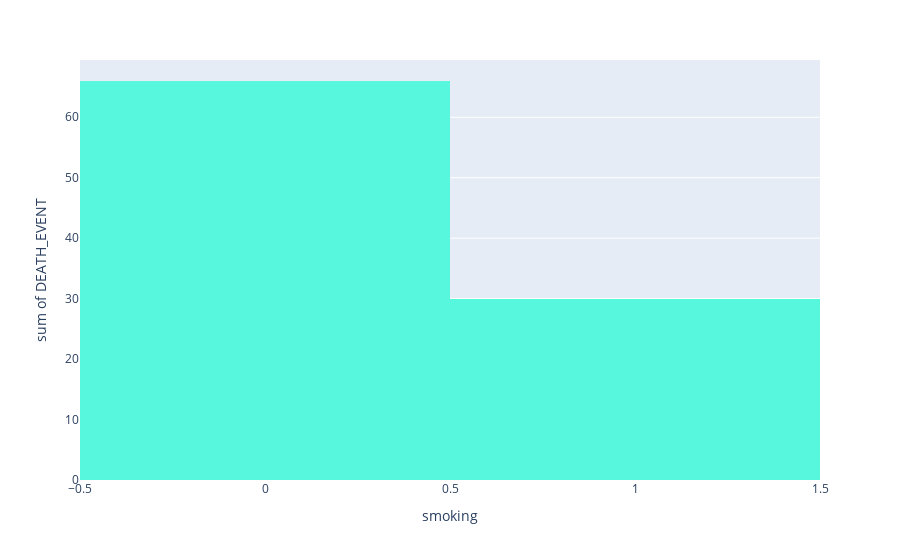

Notebook source saved alongside this figure:
### Code cell
fig = px.histogram(heart_failure, x="smoking", y="DEATH_EVENT", color_discrete_sequence=[f'rgb{col}'])
fig.show()

### Figure 1 — Plotly figure (JSON) as saved in the notebook; plotly's stock layout.template omitted (floating-point values rounded to 4 significant figures; data arrays with more than 128 entries replaced by an {"elided": "..."} marker saying what was removed)
{"data": [{"alignmentgroup": "True", "bingroup": "x", "histfunc": "sum", "hovertemplate": "smoking=%{x}<br>sum of DEATH_EVENT=%{y}<extra></extra>", "legendgroup": "", "marker": {"color": "rgb(0.34312373569623134, 0.9693288028156786, 0.8671984762930268)", "pattern": {"shape": ""}}, "name": "", "offsetgroup": "", "orientation": "v", "showlegend": false, "type": "histogram", "x": {"elided": "299 int values"}, "xaxis": "x", "y": {"elided": "299 int values"}, "yaxis": "y"}], "layout": {"barmode": "relative", "legend": {"tracegroupgap": 0}, "margin": {"t": 60}, "xaxis": {"anchor": "y", "domain": [0, 1], "title": {"text": "smoking"}}, "yaxis": {"anchor": "x", "domain": [0, 1], "title": {"text": "sum of DEATH_EVENT"}}}}
